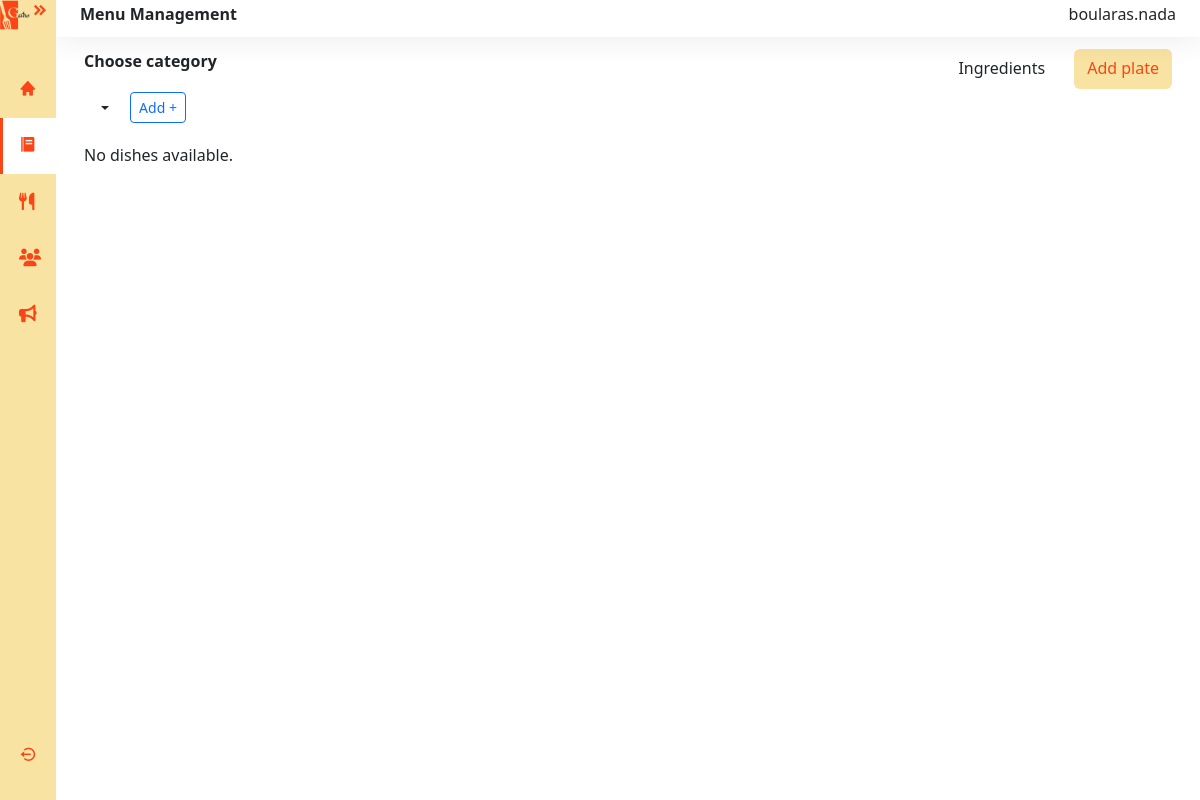
Before: /menu/menu/?category=17 (signed in) with the older database file.
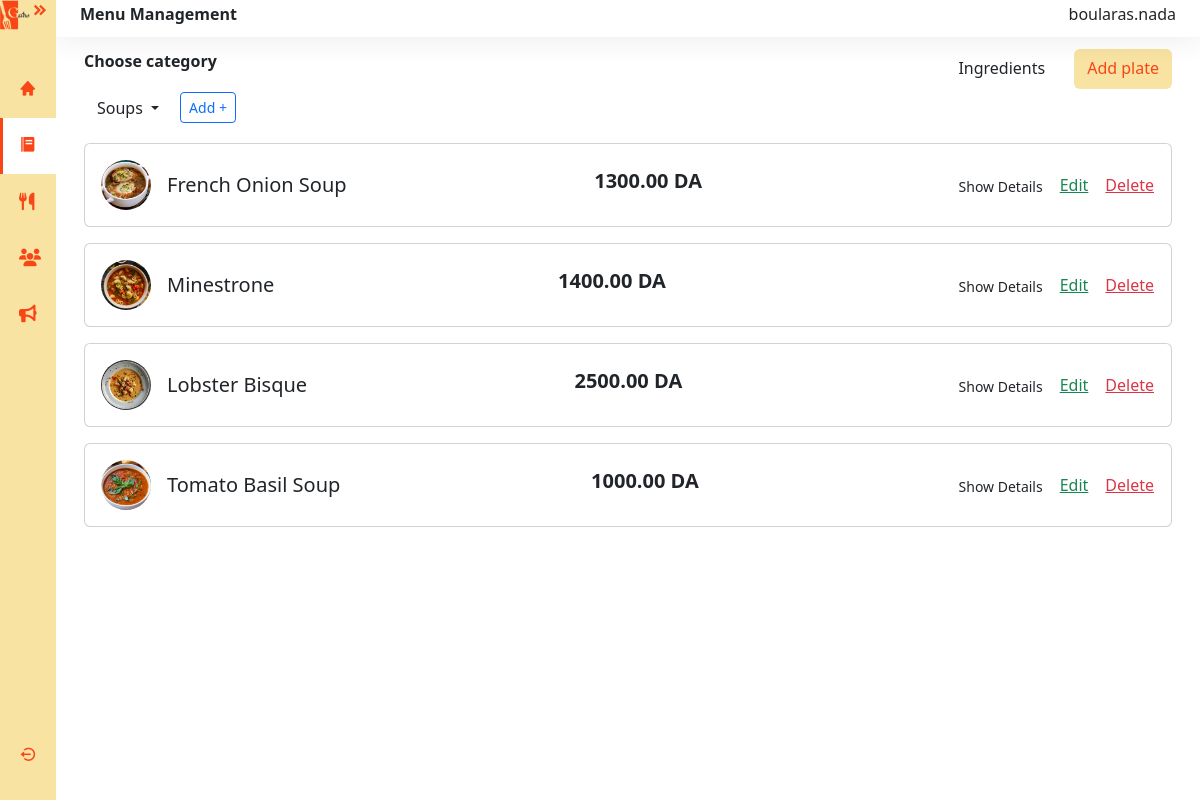
After: the same page with the newer database file.
### menu/models.py (models this page shows, shortened)
class MainMenu(models.Model):
    category = models.CharField(max_length=100)

class Dish(models.Model):
    name = models.CharField(max_length=100)
    description = models.TextField()
    price = models.DecimalField(max_digits=8, decimal_places=2)
    image = models.ImageField(upload_to='dishes/')
    menu = models.ForeignKey(MainMenu, on_delete=models.CASCADE)

### menu/views.py (the view)
# urls.py: path('menu/', views.menu_view, name='menu'),
@pdg_required
def menu_view(request):
    categories = MainMenu.objects.all()
    selected_category_id = request.GET.get('category')
    if selected_category_id == 'all':
        dishes = Dish.objects.all()
    elif selected_category_id:
        dishes = Dish.objects.filter(menu_id=selected_category_id)
    else:
        dishes = Dish.objects.all()
    if request.method == "POST":
        new_category = request.POST.get("category")
        if new_category:
            MainMenu.objects.create(category=new_category)
            return redirect(f"{request.path}?category=all")
    context = {
        'categories': categories,
        'selected_category_id': selected_category_id,
        'dishes': dishes,
    }
    return render(request, 'pdg/menu.html', context)

### templates/pdg/menu.html (shortened to what this page needs)
{% extends 'pdg/base.html' %}
{% load static %}
{% block extra_css %}
<link rel="stylesheet" href="https://cdn.datatables.net/2.2.2/css/dataTables.bootstrap5.css">
<link rel="stylesheet" href="{% static 'styles/pdg/menu.css' %}">
{% endblock %}
{% block menu_active %}activate{% endblock %}
{% block content %}
<div class="main bg-white">
  <nav class="navbar navbar-expand bg-basic d-flex justify-content-between">
    <h6 class="fw-bold">Menu Management</h6>
    <h6>{{ request.session.display_username }}</h6>
  </nav>
  <main class="content px-3 py-1">
    <div class="container mt-2 mb-4">
      <div class="d-flex justify-content-between mb-3">
        <div>
          <p class="fw-bold">Choose category</p>
          <div class="dropdown d-flex align-items-center gap-2">
            <div class="dropdown">
              <button class="btn btn-default dropdown-toggle" type="button" data-bs-toggle="dropdown">
                {% if selected_category_id == 'all' %}
                  All Dishes
                {% else %}
                  {% for cat in categories %}
                    {% if cat.id == selected_category_id|add:0 %}
                      {{ cat.category }}
                    {% endif %}
                  {% endfor %}
                {% endif %}
              </button>
            </div>
            <button class="btn btn-outline-primary btn-sm" type="button" onclick="document.getElementById('addCategoryForm').classList.toggle('d-none')">
              Add +
            </button>
          </div>
        </div>
        <div class="d-flex">
          <a href="{% url 'ingredients' %}" class="btn me-2" id="ingred">Ingredients</a>
          <a href="{% url 'add_plate' %}" class="btn" id="add-plate">Add plate</a>
        </div>
      </div>
      {% for dish in dishes %}
      <div class="card mb-3">
        <div class="card-body d-flex justify-content-between align-items-center">
          <div class="d-flex align-items-center gap-3">
            <img src="{{ dish.image.url }}" class="rounded-circle" alt="Dish" style="width: 50px; height: 50px; object-fit: cover;">
            <div>
              <h5 class="mb-0">{{ dish.name }}</h5>
            </div>
          </div>
          <h5 class="fw-bold text-center">{{ dish.price }} DA</h5>
          <div class="d-flex justify-content-between align-items-center">
            <button class="btn btn-sm  mt-1" data-bs-toggle="collapse" data-bs-target="#recipe{{ dish.id }}">
              Show Details
            </button>
            <a href="{% url 'edit_plate' dish.id %}" class="text-success me-2">Edit</a>
            <form action="{% url 'delete_plate' dish.id %}"method="post" onsubmit="return confirm('Are you sure?');">
              <button type="submit" class="btn btn-link text-danger p-0 m-0">Delete</button>
          </form>
          </div>
        </div>
      </div>
      {% empty %}
      <p>No dishes available.</p>
      {% endfor %}
    </div>
  </main>
</div>
{% endblock %}

Changed rows visible on the page:
added MainMenu: category "Soups"
added Dish: image (picture), name "French Onion Soup", price "1300.00"
added Dish: image (picture), name "Minestrone", price "1400.00"
added Dish: image (picture), name "Lobster Bisque", price "2500.00"
added Dish: image (picture), name "Tomato Basil Soup", price "1000.00"
Other visible differences:
text no longer shown: "No dishes available."
